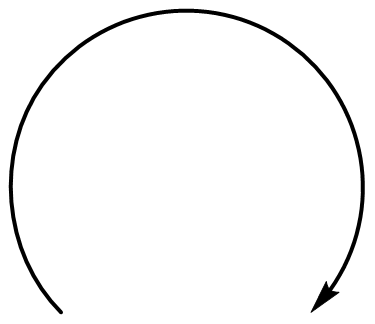
#> input picture RanDepict/assets/arrow_images/curved_arrows/02_curved_arrow_one_head_01.png, 375 x 324 px
$ python -i degrade.py   (imports and definitions only)
#> lines starting #> are read from the running program, lines starting #| are printed output that depends on the picture
"""
This script has been modified from the original degrade.py present on
https://github.com/mtzgroup/ChemPixCH

From the publication:
https://pubs.rsc.org/en/content/articlelanding/2021/SC/D1SC02957F
"""

import cv2
import numpy as np
from PIL import Image, ImageEnhance


def contrast(img):
    """
    This function randomly changes the input image contrast.

    Args:
        img: the image to modify in array format.
    Returns:
        img: the image with the contrast changes.
    """
    if np.random.uniform(0, 1) < 0.8:  # increase contrast
        f = np.random.uniform(1, 2)
    else:  # decrease contrast
        f = np.random.uniform(0.5, 1)
    im_pil = Image.fromarray(img)
    enhancer = ImageEnhance.Contrast(im_pil)
    im = enhancer.enhance(f)
    img = np.asarray(im)
    return np.asarray(im)


def brightness(img):
    """
    This function randomly changes the input image brightness.

    Args:
        img: the image to modify in array format.
    Returns:
        img: the image with the brightness changes.
    """
    f = np.random.uniform(0.4, 1.1)
    im_pil = Image.fromarray(img)
    enhancer = ImageEnhance.Brightness(im_pil)
    im = enhancer.enhance(f)
    img = np.asarray(im)
    return np.asarray(im)


# [57 lines left out: functions sharpness, s_and_p, scale, not called in this run]


def degrade_img(img):
    """
    This function randomly degrades the input image by applying different
    degradation steps with different robabilities.

    Args:
        img: the image to modify in array format.
    Returns:
        img: the degraded image.
    """
    # s+p
    if np.random.uniform(0, 1) < 0.1:
        img = s_and_p(img)

    # scale
    if np.random.uniform(0, 1) < 0.5:
        img = scale(img)

    # brightness
    if np.random.uniform(0, 1) < 0.7:
        img = brightness(img)

    # contrast
    if np.random.uniform(0, 1) < 0.7:
        img = contrast(img)

    # sharpness
    if np.random.uniform(0, 1) < 0.5:
        img = sharpness(img)

    # Modify the next line if you want a particular image size as output
    # img = cv2.resize(img, (256, 256))
    return img

>>> import cv2
>>> picture = cv2.imread('assets/arrow_images/curved_arrows/02_curved_arrow_one_head_01.png')
#> picture is the input picture: shape (324, 375, 3); min 0, max 255, mean 247.7
>>> result = degrade_img(picture)
#> in brightness, `im = enhancer.enhance(f)`:
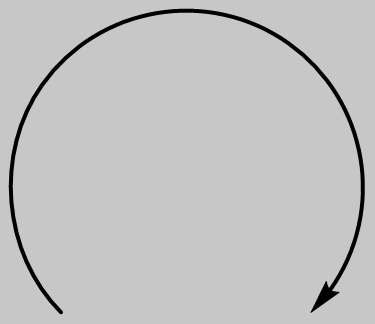
#> im: PIL image 375x324 RGB; min 0, max 199, mean 193.3

$ run again, on RanDepict/assets/arrow_images/curved_arrows/02_curved_arrow_one_head_02.png
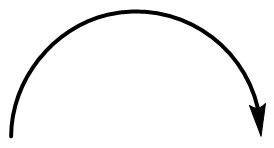
#> input picture RanDepict/assets/arrow_images/curved_arrows/02_curved_arrow_one_head_02.png, 274 x 148 px
#> picture is the input picture: shape (148, 274, 3); min 0, max 255, mean 244.2
#> in brightness, `im = enhancer.enhance(f)`:
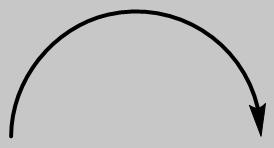
#> im: PIL image 274x148 RGB; min 0, max 199, mean 190.6
